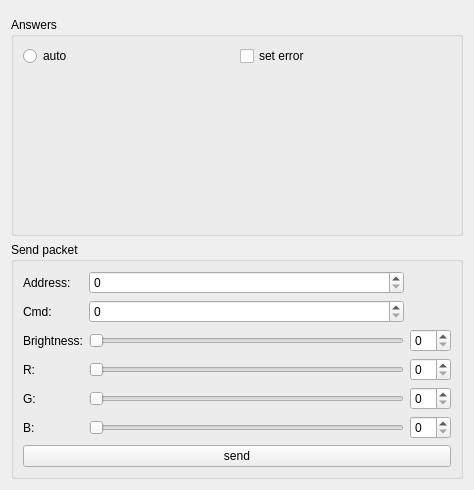
<?xml version="1.0" encoding="UTF-8"?>
<ui version="4.0">
 <class>MainBox</class>
 <widget class="QWidget" name="MainBox">
  <property name="geometry">
   <rect>
    <x>0</x>
    <y>0</y>
    <width>474</width>
    <height>490</height>
   </rect>
  </property>
  <property name="windowTitle">
   <string>Dialog</string>
  </property>
  <layout class="QVBoxLayout" name="verticalLayout">
   <item>
    <widget class="SerialBox5_fix_baudrate" name="serial_widget" native="true"/>
   </item>
   <item>
    <widget class="QGroupBox" name="groupBox">
     <property name="title">
      <string>Answers</string>
     </property>
     <layout class="QVBoxLayout" name="verticalLayout_2">
      <item>
       <layout class="QGridLayout" name="grid">
        <item row="0" column="0">
         <widget class="QRadioButton" name="rb_auto">
          <property name="text">
           <string>auto</string>
          </property>
         </widget>
        </item>
        <item row="0" column="1">
         <widget class="QCheckBox" name="cb_flag_error">
          <property name="text">
           <string>set error</string>
          </property>
         </widget>
        </item>
       </layout>
      </item>
      <item>
       <spacer name="verticalSpacer">
        <property name="orientation">
         <enum>Qt::Vertical</enum>
        </property>
        <property name="sizeHint" stdset="0">
         <size>
          <width>20</width>
          <height>40</height>
         </size>
        </property>
       </spacer>
      </item>
     </layout>
    </widget>
   </item>
   <item>
    <widget class="QGroupBox" name="groupBox_2">
     <property name="title">
      <string>Send packet</string>
     </property>
     <layout class="QVBoxLayout" name="verticalLayout_3">
      <item>
       <layout class="QGridLayout" name="gridLayout">
        <item row="4" column="0">
         <widget class="QLabel" name="label_4">
          <property name="text">
           <string>R:</string>
          </property>
         </widget>
        </item>
        <item row="2" column="0">
         <widget class="QLabel" name="label_2">
          <property name="text">
           <string>Cmd:</string>
          </property>
         </widget>
        </item>
        <item row="1" column="0">
         <widget class="QLabel" name="label">
          <property name="sizePolicy">
           <sizepolicy hsizetype="Fixed" vsizetype="Preferred">
            <horstretch>0</horstretch>
            <verstretch>0</verstretch>
           </sizepolicy>
          </property>
          <property name="text">
           <string>Address:</string>
          </property>
         </widget>
        </item>
        <item row="5" column="0">
         <widget class="QLabel" name="label_5">
          <property name="text">
           <string>G:</string>
          </property>
         </widget>
        </item>
        <item row="3" column="0">
         <widget class="QLabel" name="label_3">
          <property name="text">
           <string>Brightness:</string>
          </property>
         </widget>
        </item>
        <item row="3" column="1">
         <widget class="QSlider" name="sl_brightness">
          <property name="orientation">
           <enum>Qt::Horizontal</enum>
          </property>
         </widget>
        </item>
        <item row="1" column="1">
         <widget class="QSpinBox" name="sb_address"/>
        </item>
        <item row="4" column="1">
         <widget class="QSlider" name="sl_color_R">
          <property name="orientation">
           <enum>Qt::Horizontal</enum>
          </property>
         </widget>
        </item>
        <item row="2" column="1">
         <widget class="QSpinBox" name="sb_cmd"/>
        </item>
        <item row="6" column="0">
         <widget class="QLabel" name="label_6">
          <property name="text">
           <string>B:</string>
          </property>
         </widget>
        </item>
        <item row="5" column="1">
         <widget class="QSlider" name="sl_color_G">
          <property name="orientation">
           <enum>Qt::Horizontal</enum>
          </property>
         </widget>
        </item>
        <item row="6" column="1">
         <widget class="QSlider" name="sl_color_B">
          <property name="orientation">
           <enum>Qt::Horizontal</enum>
          </property>
         </widget>
        </item>
        <item row="3" column="2">
         <widget class="QSpinBox" name="sb_brightness"/>
        </item>
        <item row="4" column="2">
         <widget class="QSpinBox" name="sb_color_R"/>
        </item>
        <item row="5" column="2">
         <widget class="QSpinBox" name="sb_color_G"/>
        </item>
        <item row="6" column="2">
         <widget class="QSpinBox" name="sb_color_B"/>
        </item>
       </layout>
      </item>
      <item>
       <widget class="QPushButton" name="btn_send">
        <property name="text">
         <string>send</string>
        </property>
       </widget>
      </item>
     </layout>
    </widget>
   </item>
  </layout>
 </widget>
 <customwidgets>
  <customwidget>
   <class>SerialBox5_fix_baudrate</class>
   <extends>QWidget</extends>
   <header>serialbox5_fix_baudrate.hpp</header>
   <container>1</container>
  </customwidget>
 </customwidgets>
 <tabstops>
  <tabstop>rb_auto</tabstop>
  <tabstop>cb_flag_error</tabstop>
  <tabstop>sb_address</tabstop>
  <tabstop>sb_cmd</tabstop>
  <tabstop>sl_brightness</tabstop>
  <tabstop>sl_color_R</tabstop>
  <tabstop>sl_color_G</tabstop>
  <tabstop>sl_color_B</tabstop>
  <tabstop>btn_send</tabstop>
 </tabstops>
 <resources/>
 <connections/>
</ui>
